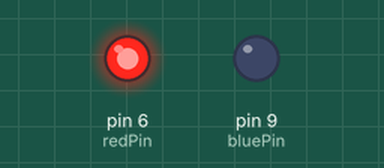
Simulated run of this sketch. Board: Arduino Uno, built with avr-gcc and run on an emulated ATmega328P. Shown: output pins drawn as LEDs (lit = HIGH).

Above: at 0.5 s.
At 8.5 s:
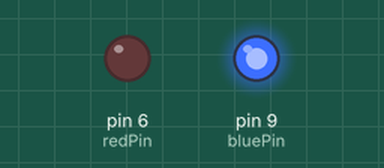
At 17.5 s:
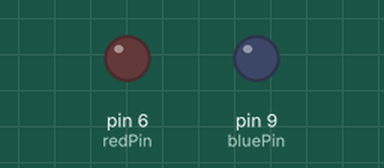
Timing chart, 0 to 18.2 s (numbered marks = the images above):
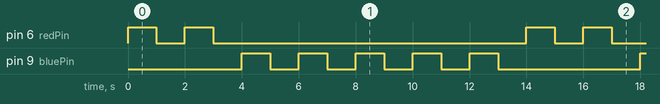

Measured:
- by itself, pin 6 (redPin): repeats every 14.0 s: LOW 1.0 s, HIGH 1.0 s, LOW 11.0 s, HIGH 1.0 s
- by itself, pin 9 (bluePin): repeats every 14.0 s: 4 × (LOW 1.0 s, HIGH 1.0 s), LOW 5.0 s, HIGH 1.0 s
- by itself, everything shown: repeats every 14.0 s, in 14 steps

The sketch:

for-loop-1.ino
```cpp
int redPin = 6;
int bluePin = 9;
int redTime = 1000;
int blueTime = 1000;
int redBlink = 2;
int blueBlink = 5;
int j; // for loop counter

void setup() {
    pinMode(redPin, OUTPUT);
    pinMode(bluePin, OUTPUT);
    Serial.begin(9600);
}

void loop() {
    for (j = 1; j <= redBlink; j++) {  // when j is smaller than or equal to 2, the loop will run, so 2 times.
        digitalWrite(redPin, HIGH);
        delay(redTime);
        digitalWrite(redPin, LOW);
        delay(redTime);
    }
    for (j = 1; j <= blueBlink; j++) { // when j is smaller than or equal to 5, the loop will run, so 5 times.
        digitalWrite(bluePin, HIGH);
        delay(blueTime);
        digitalWrite(bluePin, LOW);
        delay(blueTime);
    }
}
```
